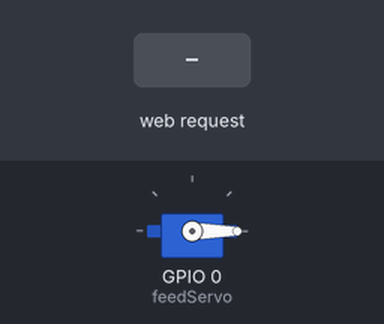
The sketch below on a simulated ESP8266 (NodeMCU). Parts: servo. The test bench sets the inputs (shaded band). WiFi joins after 1.5 s; servers stay silent unless stated; what the sketch prints to the serial monitor is not drawn.

Above: at 2.7 s.
2.8 s: HTTP request GET /?FEED=TRUE received
At 4.4 s:
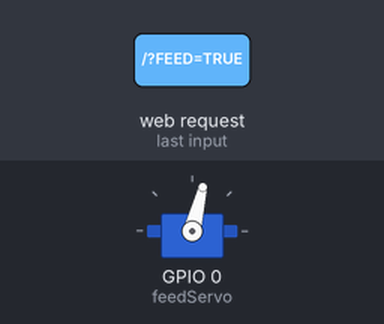
4.8 s: HTTP request GET /?FEED=TRUE received
At 5.05 s:
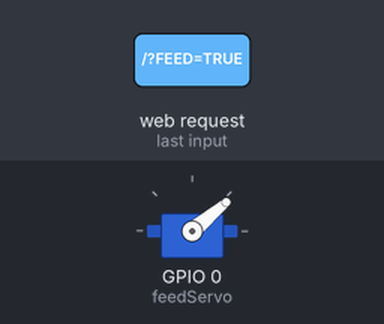
Timing chart, 0 to 7.8 s (numbered marks = the images above; inputs shaded):
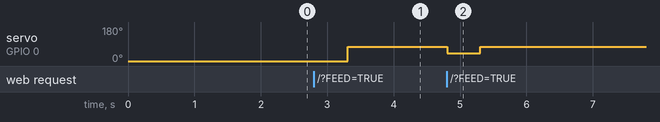

The sketch:

wifi-fish-feeder.ino
```cpp
#include "Arduino.h"
#include <Servo.h>
#include <inttypes.h>
#include <ESP8266WiFi.h>

#define MILISECONDS_PER_DAY 86400000

#define SSID "tates telefone"
#define PASSWORD "jkjk"

#include "network.h"

Servo feedServo;


void feedFish(uint8_t& slotNum, int8_t initialPosition = -180){
  // 360 / 9 = 40 degrees
  feedServo.write(40 * slotNum);
  delay(500);

  feedServo.write(initialPosition);

  slotNum++;

}


void setup(){

  feedServo.attach(0);
  feedServo.write(-180);

  Serial.begin(115200);

  wifiInit();
  serverInit();

}


void loop(){

  static uint32_t msRemaining = MILISECONDS_PER_DAY;
  static uint8_t slot = 0;

  // check the user input from the internet
  if (checkInput(msRemaining, (slot <= 5))) {
    feedFish(slot);
    msRemaining = MILISECONDS_PER_DAY;
    return;
  }


  // wait
  delay(5);
  msRemaining -= 5;


  if (msRemaining == 0) {
    feedFish(slot);
    msRemaining = MILISECONDS_PER_DAY;
    return;
  }

}
```

network.h
```cpp
#ifndef FISH_NETWORK_H
#define FISH_NETWORK_H

#include <inttypes.h>
#include <ESP8266WiFi.h>

WiFiServer server(80);

void wifiInit(){

  // Connect to WiFi network
  Serial.println();
  Serial.print("Connecting to ");
  Serial.println(SSID);

  WiFi.begin(SSID, PASSWORD);

  while (WiFi.status() != WL_CONNECTED) {
    delay(500);
    Serial.print(".");
  }

  //Serial.println("");
  Serial.println("WiFi connected:D");


}

void serverInit(){

  // Start the server
  server.begin();
  Serial.println("Server is up");

  // Print the IP address
  Serial.print("Use this URL to connect: ");
  Serial.print("http://");
  Serial.print(WiFi.localIP());
  Serial.println("/");

}

bool checkInput(uint32_t& msRemaining, bool foodRemaining){

  // Check if a client has connected
  WiFiClient client = server.available();
  if (!client)
    return false;

  bool ret = false;

  // Wait until the client sends some data
  Serial.println("new client");
  while (!client.available())
    delay(1);

  // Read the first line of the request
  String request = client.readStringUntil('\r');
  Serial.println(request);
  client.flush();
  /*
  // Match the request
  int value = LOW;
  if (request.indexOf("/LED=ON") != -1) {
    digitalWrite(ledPin, HIGH);
    value = HIGH;
  }
  if (request.indexOf("/LED=OFF") != -1) {
    digitalWrite(ledPin, LOW);
    value = LOW;
  }*/

  if (request.indexOf("FEED=TRUE") != -1)
    ret = true;

  // Set ledPin according to the request
  //digitalWrite(ledPin, value);

  // Return the response
  client.println("HTTP/1.1 200 OK");
  client.println("Content-Type: text/html");
  client.println(""); // do not forget this one
  client.println("<!DOCTYPE HTML>");
  client.println("<html>");

  client.print("auto-feed in: ");
  client.println(msRemaining / 1000 / 60);

  client.println("mins.<br><br>");
  client.println("Click <a href=\"/FEED=TRUE\">here</a> to feed your fish.<br>");

  if (!foodRemaining)
    client.println("<script>alert(\"WARNING\\n You are out of fish food!!!!!\");</script>");

  client.println("</html>");

  delay(1);
  Serial.println("Client disonnected");
  Serial.println("");

  return ret;

}


#endif
```

Measured:
- after the input at 2.8 s, servo on GPIO 0 (feedServo): 0° → 76° after 0.51 s
- after the input at 4.8 s, servo on GPIO 0 (feedServo): 76° → 40° at once, → 76° 0.50 s later
